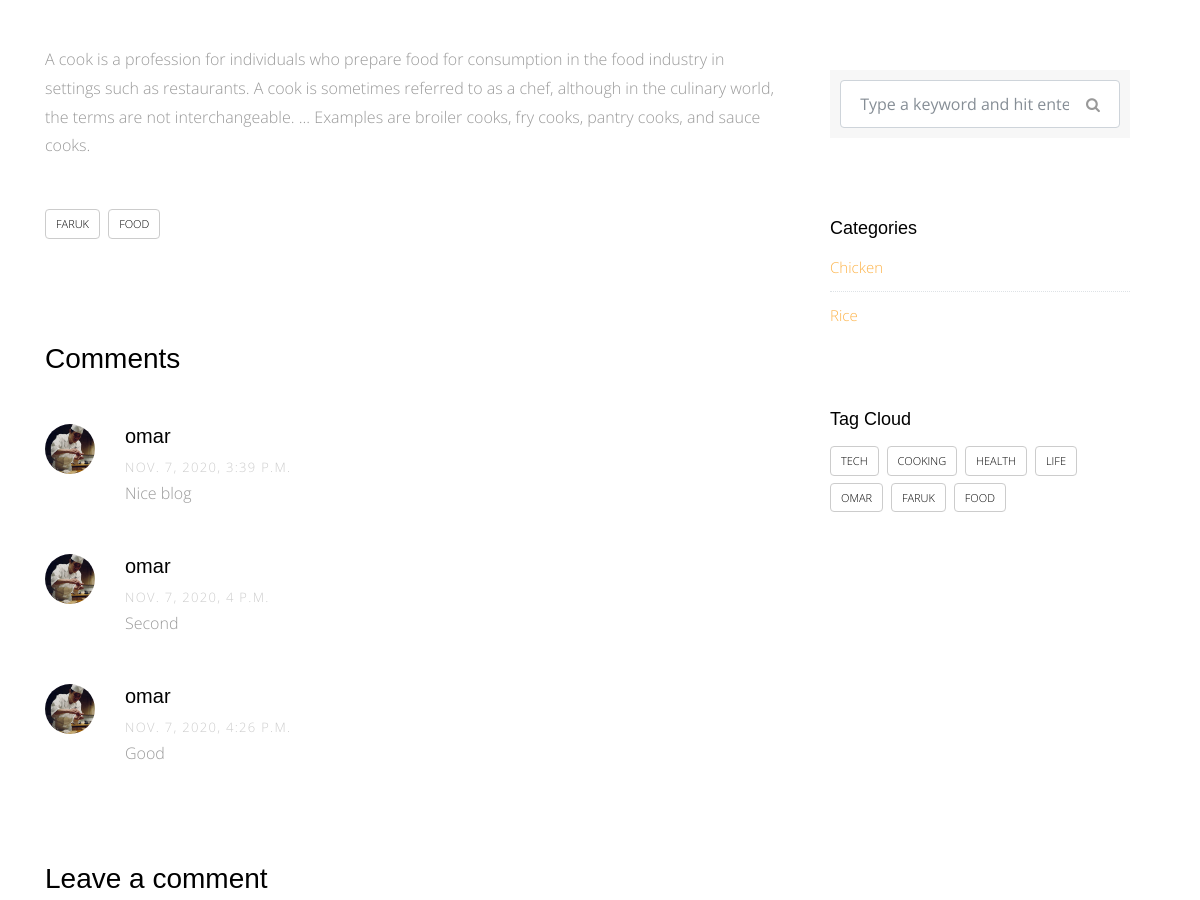
/blog/2 (middle part), run on an earlier commit of the app's database.
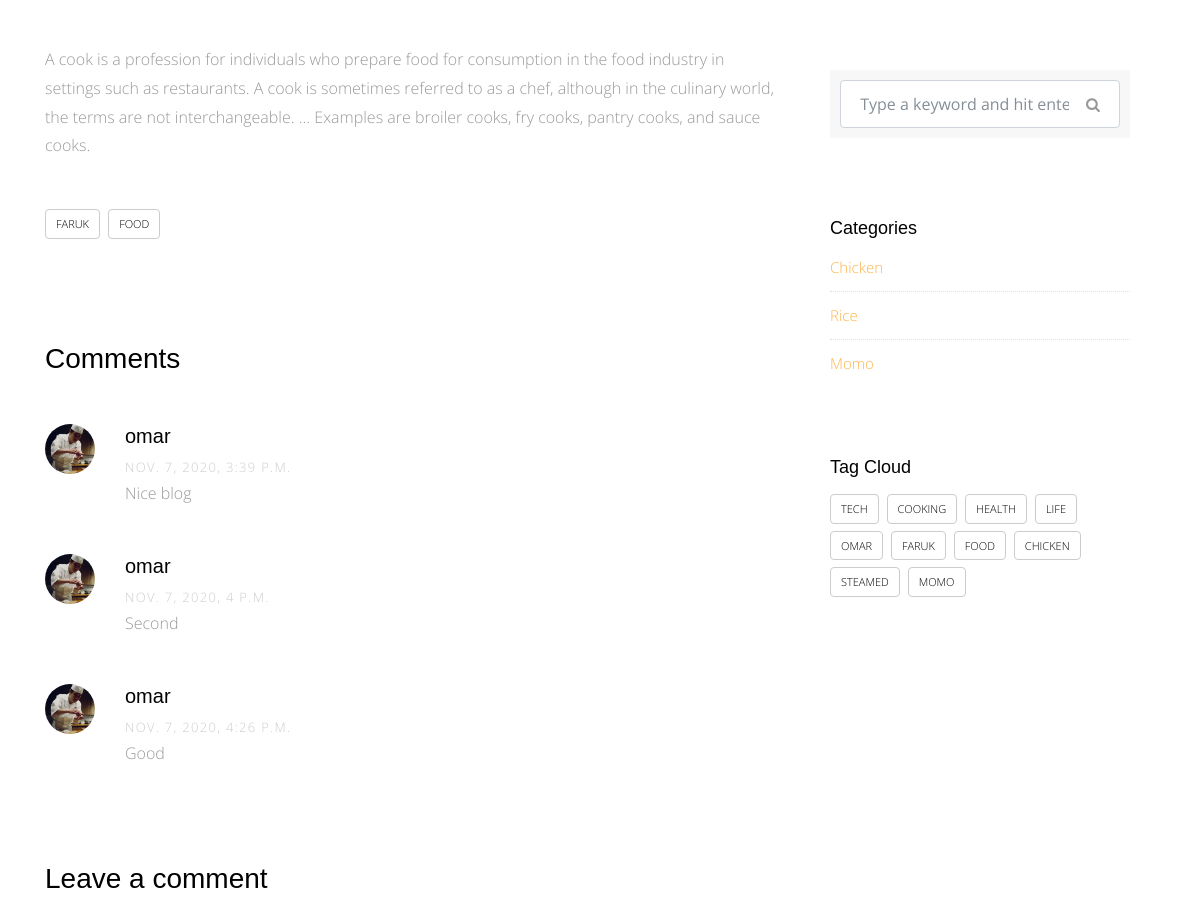
And on a later commit of the database.
### blog/models.py (models this page shows, shortened)
class Comment(models.Model):
    user = models.ForeignKey(User, on_delete=models.CASCADE)
    post = models.ForeignKey(Post, on_delete=models.CASCADE)
    content = models.TextField()
    created = models.DateTimeField(default=timezone.now)

class Category(models.Model):
    category_name = models.CharField(max_length=150)
    class Meta:
        verbose_name = ' category'
        verbose_name_plural = 'catogires'
    def __str__(self):
        return self.category_name

### blog/views.py (the view)
# urls.py: path('<int:id>', views.post_detail, name='post_detail'),
def post_detail(request, id):
    post_detail = Post.objects.get(id=id)
    categories = Category.objects.all()
    all_tags = Tag.objects.all()
    comments = Comment.objects.filter(post=post_detail)
    if request.method == 'POST' :
        comment_form = CommentForm(request.POST)
        if comment_form.is_valid():
            new_comment = comment_form.save(commit=False)
            new_comment.user = request.user
            new_comment.post = post_detail
            new_comment.save()
    else:
        comment_form = CommentForm()
    context = {
        'post_detail' : post_detail,
        'categories' : categories,
        'all_tags' : all_tags,
        'comments' : comments,
        'comment_form' : comment_form,
    }
    return render(request, 'post/post_detail.html', context)

### blog/forms.py
class CommentForm(forms.ModelForm):
    class Meta:
        model = Comment
        fields = [
            'content',
        ]

### blog/models.py (called while the page is built)
    def __str__(self):
        return self.title

### blog/templates/post/post_detail.html (shortened to what this page needs)
{% extends 'base.html' %}
{% load static %}
{% block content %}
    <div class="main-wrap">
        <div class="section">
            <div class="container">
            <div class="row">
                <div class="col-md-8">
                <p>{{ post_detail.content }}</p>
                <div class="tag-widget post-tag-container mb-5 mt-5">
                    <div class="tagcloud">
                    {% for tag in post_detail.tags.all %}
                        <a href="{% url 'blog:post_by_tag' tag %}" class="tag-cloud-link">{{ tag }}</a>
                    {% endfor %}
                    </div>
                </div>
                <div class="pt-5 mt-5">
                    <h3 class="mb-5"> Comments</h3>
                    <ul class="comment-list">
                    {% for comment in comments %}
                        <li class="comment">
                            <div class="vcard bio">
                            <img src="img/person_1.jpg" alt="Image placeholder">
                            </div>
                            <div class="comment-body">
                            <h3>{{ comment.user }}</h3>
                            <div class="meta">{{ comment.created }}</div>
                            <p>{{ comment.content }}</p>
                            </div>
                        </li>
                    {% endfor %}
                    </ul>
                    <div class="comment-form-wrap pt-5">
                    <h3 class="mb-5">Leave a comment</h3>
                    </div>
                </div>
                </div>
                <div class="col-md-4 sidebar">
                <div class="sidebar-box">
                    <form action="{% url 'blog:post_list' %}" method="GET" class="search-form">
                    <div class="form-group">
                        <span class="icon fa fa-search"></span>
                        <input type="text" class="form-control" name="q" value="{{request.Get.q}}" placeholder="Type a keyword and hit enter">
                    </div>
                    </form>
                </div>
                <div class="sidebar-box">
                    <div class="categories">
                        <h3>Categories</h3>
                        {% for category in categories %}
                            <li><a href="{% url 'blog:post_by_category' category %}">{{ category }}</a></li>
                        {% endfor %}
                    </div>
                </div>
                <div class="sidebar-box">
                    <h3>Tag Cloud</h3>
                    <div class="tagcloud">
                        {% for tag in all_tags %}
                            <a href="{% url 'blog:post_by_tag' tag %}" class="tag-cloud-link">{{ tag }}</a>
                        {% endfor %}
                    </div>
                </div>
                </div>
            </div>
            </div>
        </div>
    </div>
{% endblock %}

What changed in the data, as far as the page shows it:
added Category: category_name "Momo"
added Tag: name "CHICKEN", shown under "Tag Cloud"
added Tag: name "STEAMED", shown under "Tag Cloud"
added Tag: name "MOMO", shown under "Tag Cloud"
